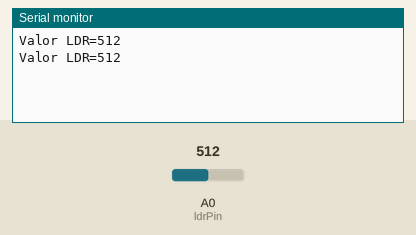
This sketch was run on a simulated Arduino Uno, built with avr-gcc and run on an emulated ATmega328P. Shown: the last lines printed to the serial monitor. The test bench sets the inputs (shaded band); at power-on: A0 (ldrPin) = 512.

Above: at 1.8 s.
1.9 s: A0 (ldrPin) set to 716
At 2.8 s:
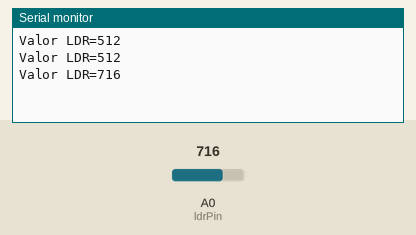
3.4 s: A0 (ldrPin) set to 900
At 4.6 s:
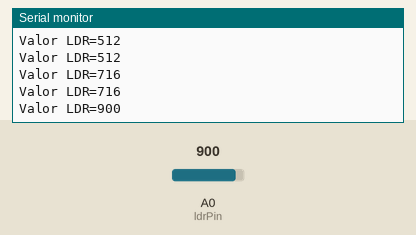
Timing chart, 0 to 6.4 s (numbered marks = the images above; inputs shaded):
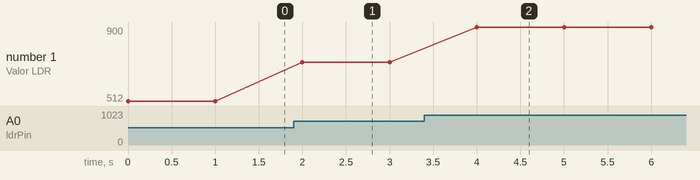

The sketch:

b_ImpresionSensor.ino
```cpp
/*
  Analog Input
 Impresion del valor de un sensor por el puerto serie
 Kiwibot- Jose Pujol
 */

const int ldrPin = A0;    // establece el pin de la LDR
int ldrValue = 0;  // variable para almacenar el valor del sensor

void setup() {
  // abre el puerto serie
  // y establece la velocidad de conexion en baudios
  Serial.begin(9600);
}

void loop() {
  // lee el valor del sensor
  ldrValue = analogRead(ldrPin);
  // Imprime un texto
  Serial.print("Valor LDR=");
  // Imprime el valor de la variable por el puerto serie
  Serial.println(ldrValue);
  // tiempo de espera para visibilidad
  // y para no saturar el puerto serie (nota)
  delay(1000);
}
```

Measured:
- after the input at 1.9 s, the serial monitor: prints a new line after 0.10 s (image 1)
- after the input at 3.4 s, the serial monitor: prints a new line after 0.60 s (image 2)
- plotted number 1: 512 → 716 after the input at 1.9 s, 716 → 900 after the input at 3.4 s
